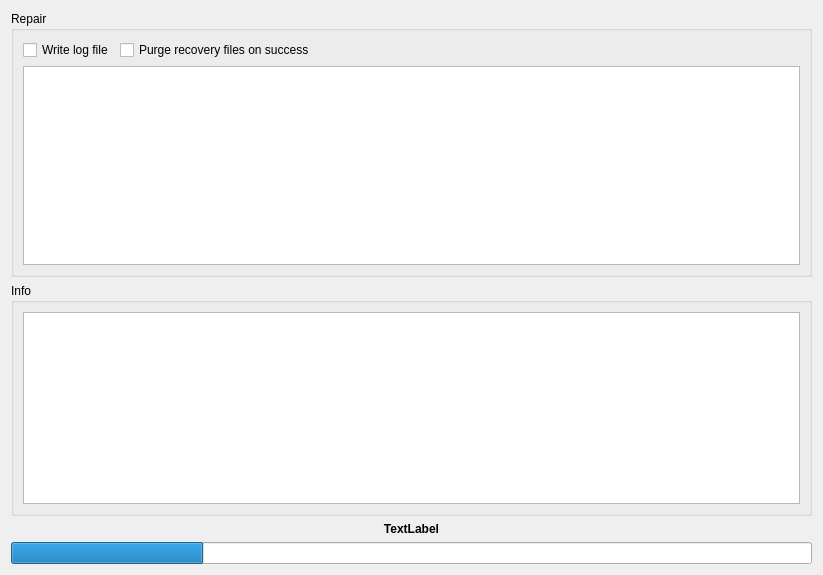
<?xml version="1.0" encoding="UTF-8"?>
<ui version="4.0">
 <class>Repair</class>
 <widget class="QWidget" name="Repair">
  <property name="geometry">
   <rect>
    <x>0</x>
    <y>0</y>
    <width>823</width>
    <height>575</height>
   </rect>
  </property>
  <property name="windowTitle">
   <string>Repair</string>
  </property>
  <property name="windowIcon">
   <iconset resource="resource.qrc">
    <normaloff>:/resource/16x16_ico_png/ico_recovery.png</normaloff>:/resource/16x16_ico_png/ico_recovery.png</iconset>
  </property>
  <layout class="QVBoxLayout" name="verticalLayout_3">
   <item>
    <widget class="QGroupBox" name="groupBox">
     <property name="title">
      <string>Repair</string>
     </property>
     <layout class="QVBoxLayout" name="verticalLayout_4">
      <item>
       <layout class="QHBoxLayout" name="horizontalLayout">
        <item>
         <widget class="QCheckBox" name="chkWriteLogs">
          <property name="text">
           <string>Write log file</string>
          </property>
         </widget>
        </item>
        <item>
         <widget class="QCheckBox" name="chkPurgePars">
          <property name="text">
           <string>Purge recovery files on success</string>
          </property>
         </widget>
        </item>
        <item>
         <spacer name="horizontalSpacer">
          <property name="orientation">
           <enum>Qt::Horizontal</enum>
          </property>
          <property name="sizeHint" stdset="0">
           <size>
            <width>40</width>
            <height>20</height>
           </size>
          </property>
         </spacer>
        </item>
       </layout>
      </item>
      <item>
       <widget class="QTableView" name="repairList">
        <property name="contextMenuPolicy">
         <enum>Qt::CustomContextMenu</enum>
        </property>
        <property name="selectionMode">
         <enum>QAbstractItemView::ExtendedSelection</enum>
        </property>
        <property name="selectionBehavior">
         <enum>QAbstractItemView::SelectRows</enum>
        </property>
        <property name="showGrid">
         <bool>false</bool>
        </property>
        <attribute name="horizontalHeaderStretchLastSection">
         <bool>true</bool>
        </attribute>
        <attribute name="verticalHeaderVisible">
         <bool>false</bool>
        </attribute>
        <attribute name="verticalHeaderDefaultSectionSize">
         <number>16</number>
        </attribute>
       </widget>
      </item>
     </layout>
    </widget>
   </item>
   <item>
    <widget class="QGroupBox" name="grpOutput">
     <property name="title">
      <string>Info</string>
     </property>
     <property name="flat">
      <bool>false</bool>
     </property>
     <layout class="QVBoxLayout" name="verticalLayout">
      <item>
       <widget class="QTableView" name="repairData">
        <property name="sizePolicy">
         <sizepolicy hsizetype="Expanding" vsizetype="Minimum">
          <horstretch>0</horstretch>
          <verstretch>0</verstretch>
         </sizepolicy>
        </property>
        <property name="contextMenuPolicy">
         <enum>Qt::CustomContextMenu</enum>
        </property>
        <property name="styleSheet">
         <string/>
        </property>
        <property name="selectionMode">
         <enum>QAbstractItemView::NoSelection</enum>
        </property>
        <property name="selectionBehavior">
         <enum>QAbstractItemView::SelectRows</enum>
        </property>
        <property name="textElideMode">
         <enum>Qt::ElideLeft</enum>
        </property>
        <property name="showGrid">
         <bool>false</bool>
        </property>
        <property name="gridStyle">
         <enum>Qt::SolidLine</enum>
        </property>
        <attribute name="horizontalHeaderMinimumSectionSize">
         <number>16</number>
        </attribute>
        <attribute name="horizontalHeaderStretchLastSection">
         <bool>true</bool>
        </attribute>
        <attribute name="verticalHeaderVisible">
         <bool>false</bool>
        </attribute>
        <attribute name="verticalHeaderDefaultSectionSize">
         <number>16</number>
        </attribute>
        <attribute name="verticalHeaderMinimumSectionSize">
         <number>16</number>
        </attribute>
       </widget>
      </item>
     </layout>
    </widget>
   </item>
   <item>
    <widget class="QLabel" name="lblStatus">
     <property name="font">
      <font>
       <weight>75</weight>
       <bold>true</bold>
      </font>
     </property>
     <property name="text">
      <string>TextLabel</string>
     </property>
     <property name="alignment">
      <set>Qt::AlignCenter</set>
     </property>
    </widget>
   </item>
   <item>
    <widget class="QProgressBar" name="progressList">
     <property name="value">
      <number>24</number>
     </property>
     <property name="textVisible">
      <bool>false</bool>
     </property>
     <property name="format">
      <string/>
     </property>
    </widget>
   </item>
  </layout>
  <action name="actionRepair">
   <property name="icon">
    <iconset resource="resource.qrc">
     <normaloff>:/resource/16x16_ico_png/ico_recovery.png</normaloff>:/resource/16x16_ico_png/ico_recovery.png</iconset>
   </property>
   <property name="text">
    <string>New Repair ...</string>
   </property>
   <property name="toolTip">
    <string>Repair an archive</string>
   </property>
  </action>
  <action name="actionDelete">
   <property name="icon">
    <iconset resource="resource.qrc">
     <normaloff>:/resource/16x16_ico_png/ico_recovery_del.png</normaloff>:/resource/16x16_ico_png/ico_recovery_del.png</iconset>
   </property>
   <property name="text">
    <string>Delete</string>
   </property>
   <property name="toolTip">
    <string>Remove a recovery</string>
   </property>
  </action>
  <action name="actionTop">
   <property name="icon">
    <iconset resource="resource.qrc">
     <normaloff>:/resource/16x16_ico_png/ico_task_movetop.png</normaloff>:/resource/16x16_ico_png/ico_task_movetop.png</iconset>
   </property>
   <property name="text">
    <string>Top</string>
   </property>
   <property name="toolTip">
    <string>Move to top</string>
   </property>
  </action>
  <action name="actionMoveUp">
   <property name="icon">
    <iconset resource="resource.qrc">
     <normaloff>:/resource/16x16_ico_png/ico_move_up.png</normaloff>:/resource/16x16_ico_png/ico_move_up.png</iconset>
   </property>
   <property name="text">
    <string>Move up</string>
   </property>
  </action>
  <action name="actionMoveDown">
   <property name="icon">
    <iconset resource="resource.qrc">
     <normaloff>:/resource/16x16_ico_png/ico_move_down.png</normaloff>:/resource/16x16_ico_png/ico_move_down.png</iconset>
   </property>
   <property name="text">
    <string>Move down</string>
   </property>
  </action>
  <action name="actionBottom">
   <property name="icon">
    <iconset resource="resource.qrc">
     <normaloff>:/resource/16x16_ico_png/ico_task_movebottom.png</normaloff>:/resource/16x16_ico_png/ico_task_movebottom.png</iconset>
   </property>
   <property name="text">
    <string>Bottom</string>
   </property>
  </action>
  <action name="actionClear">
   <property name="icon">
    <iconset resource="resource.qrc">
     <normaloff>:/resource/16x16_ico_png/ico_clear.png</normaloff>:/resource/16x16_ico_png/ico_clear.png</iconset>
   </property>
   <property name="text">
    <string>Clear</string>
   </property>
   <property name="toolTip">
    <string>Remove complete items</string>
   </property>
  </action>
  <action name="actionOpenLog">
   <property name="icon">
    <iconset resource="resource.qrc">
     <normaloff>:/resource/16x16_ico_png/ico_log.png</normaloff>:/resource/16x16_ico_png/ico_log.png</iconset>
   </property>
   <property name="text">
    <string>Open log</string>
   </property>
  </action>
  <action name="actionStop">
   <property name="icon">
    <iconset resource="resource.qrc">
     <normaloff>:/resource/16x16_ico_png/ico_stop.png</normaloff>:/resource/16x16_ico_png/ico_stop.png</iconset>
   </property>
   <property name="text">
    <string>Stop</string>
   </property>
   <property name="toolTip">
    <string>Stop selected repairs</string>
   </property>
  </action>
  <action name="actionOpenFolder">
   <property name="icon">
    <iconset resource="resource.qrc">
     <normaloff>:/resource/16x16_ico_png/ico_open_folder.png</normaloff>:/resource/16x16_ico_png/ico_open_folder.png</iconset>
   </property>
   <property name="text">
    <string>Open Folder ...</string>
   </property>
  </action>
  <action name="actionDetails">
   <property name="icon">
    <iconset resource="resource.qrc">
     <normaloff>:/resource/16x16_ico_png/ico_details.png</normaloff>:/resource/16x16_ico_png/ico_details.png</iconset>
   </property>
   <property name="text">
    <string>Show files ...</string>
   </property>
  </action>
 </widget>
 <resources>
  <include location="resource.qrc"/>
 </resources>
 <connections/>
</ui>
